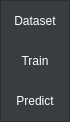
        <widget class="QFrame" name="frame_left_menu">
         <property name="minimumSize">
          <size>
           <width>70</width>
           <height>0</height>
          </size>
         </property>
         <property name="maximumSize">
          <size>
           <width>70</width>
           <height>16777215</height>
          </size>
         </property>
         <property name="styleSheet">
          <string notr="true">background-color: rgb(35, 35, 35);
background-color: rgb(57, 60, 65);</string>
         </property>
         <property name="frameShape">
          <enum>QFrame::StyledPanel</enum>
         </property>
         <property name="frameShadow">
          <enum>QFrame::Raised</enum>
         </property>
         <layout class="QVBoxLayout" name="verticalLayout_3">
          <property name="leftMargin">
           <number>0</number>
          </property>
          <property name="topMargin">
           <number>0</number>
          </property>
          <property name="rightMargin">
           <number>0</number>
          </property>
          <property name="bottomMargin">
           <number>0</number>
          </property>
          <item alignment="Qt::AlignTop">
           <widget class="QFrame" name="frame_top_menus">
            <property name="frameShape">
             <enum>QFrame::NoFrame</enum>
            </property>
            <property name="frameShadow">
             <enum>QFrame::Raised</enum>
            </property>
            <layout class="QVBoxLayout" name="verticalLayout_4">
             <property name="spacing">
              <number>0</number>
             </property>
             <property name="leftMargin">
              <number>0</number>
             </property>
             <property name="topMargin">
              <number>0</number>
             </property>
             <property name="rightMargin">
              <number>0</number>
             </property>
             <property name="bottomMargin">
              <number>0</number>
             </property>
             <item>
              <widget class="QPushButton" name="dataset_btn">
               <property name="minimumSize">
                <size>
                 <width>0</width>
                 <height>40</height>
                </size>
               </property>
               <property name="styleSheet">
                <string notr="true">QPushButton {
	color: rgb(255, 255, 255);
	background-color: rgb(57, 60, 65);
	border: 0px solid;
}
QPushButton:hover {
	background-color: rgb(153, 170, 181);
}</string>
               </property>
               <property name="text">
                <string>Dataset</string>
               </property>
              </widget>
             </item>
             <item>
              <widget class="QPushButton" name="train_btn">
               <property name="minimumSize">
                <size>
                 <width>0</width>
                 <height>40</height>
                </size>
               </property>
               <property name="styleSheet">
                <string notr="true">QPushButton {
	color: rgb(255, 255, 255);
	background-color: rgb(57, 60, 65);
	border: 0px solid;
}
QPushButton:hover {
	background-color: rgb(153, 170, 181);
}</string>
               </property>
               <property name="text">
                <string>Train</string>
               </property>
              </widget>
             </item>
             <item>
              <widget class="QPushButton" name="predict_btn">
               <property name="minimumSize">
                <size>
                 <width>0</width>
                 <height>40</height>
                </size>
               </property>
               <property name="styleSheet">
                <string notr="true">QPushButton {
	color: rgb(255, 255, 255);
	background-color: rgb(57, 60, 65);
	border: 0px solid;
}
QPushButton:hover {
	background-color: rgb(153, 170, 181);
}
</string>
               </property>
               <property name="text">
                <string>Predict</string>
               </property>
              </widget>
             </item>
            </layout>
           </widget>
          </item>
         </layout>
        </widget>
